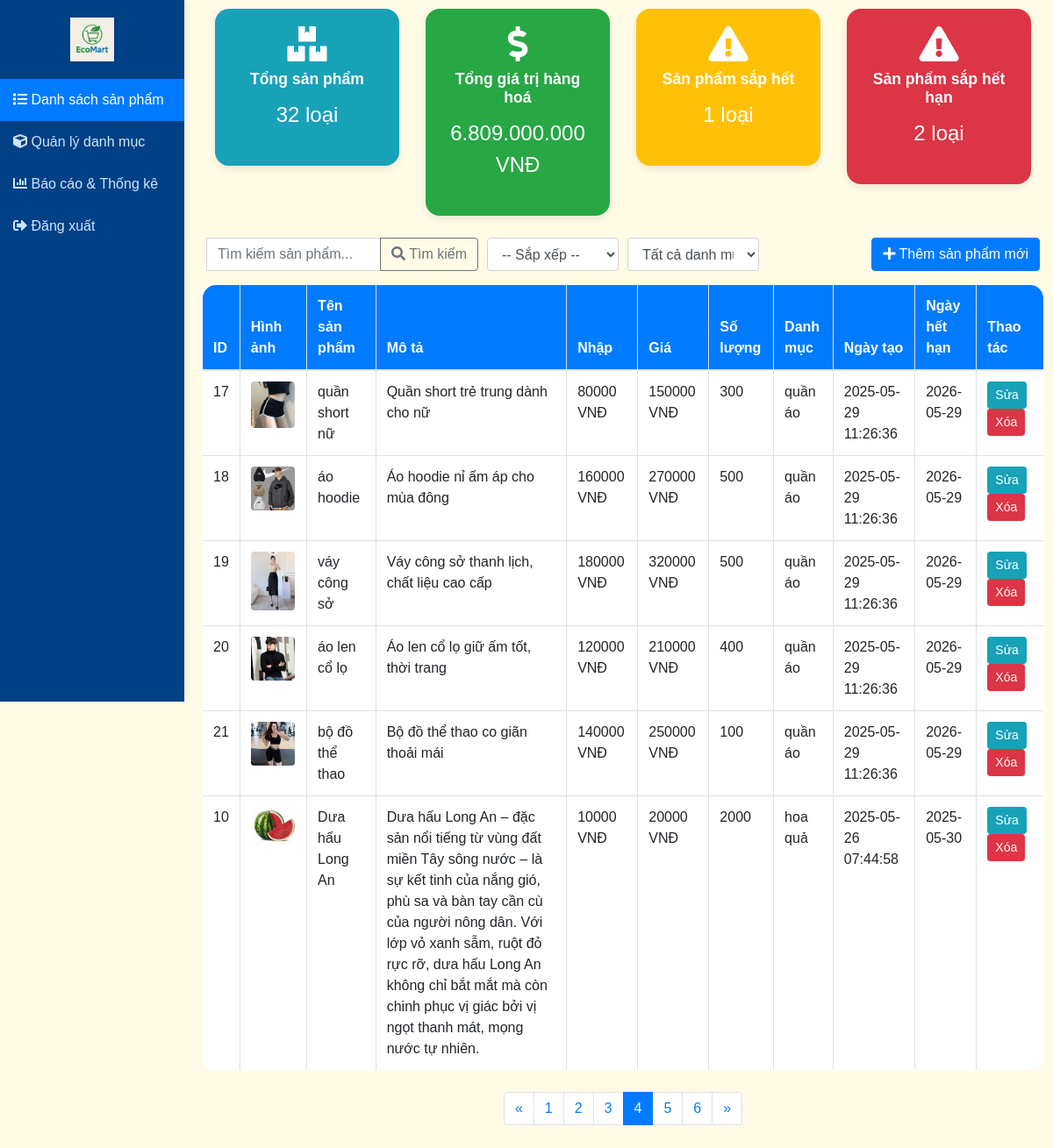
Page /index.php?page=4 (signed in) on the committed database.
### tables this page shows
CREATE TABLE `products` (
  `id` int(11) NOT NULL,
  `name` varchar(200) NOT NULL,
  `description` text DEFAULT NULL,
  `price` int(11) NOT NULL,
  `quantity` int(11) NOT NULL DEFAULT 0,
  `image` varchar(255) DEFAULT NULL,
  `category_id` int(11) DEFAULT NULL,
  `created_at` timestamp NOT NULL DEFAULT current_timestamp(),
  `updated_at` timestamp NOT NULL DEFAULT current_timestamp() ON UPDATE current_timestamp(),
  `expiration_date` date DEFAULT NULL,
  `unit` varchar(20) DEFAULT NULL,
  `purchase` int(11) DEFAULT NULL
);

CREATE TABLE `categories` (
  `id` int(11) NOT NULL,
  `name` varchar(100) NOT NULL,
  `description` text DEFAULT NULL,
  `created_at` timestamp NOT NULL DEFAULT current_timestamp(),
  `updated_at` timestamp NOT NULL DEFAULT current_timestamp() ON UPDATE current_timestamp()
);

### views/products/index.php (the view, shortened to what the rows shown need)
<!DOCTYPE html>
<html lang="en">
<head>
    <link rel="stylesheet" href="https://stackpath.bootstrapcdn.com/bootstrap/4.5.2/css/bootstrap.min.css">
    <link rel="stylesheet" href="https://cdnjs.cloudflare.com/ajax/libs/font-awesome/5.15.3/css/all.min.css">
</head>
<body>
    <div class="wrapper">
        <div class="main-content">
            <div class="container-fluid">
                <?php
                if($num>0){
                    echo "<table class='table table-bordered table-hover'>";
                        echo "<thead>";
                            echo "<tr>";
                                echo "<th>ID</th>";
                                echo "<th>Hình ảnh</th>";
                                echo "<th>Tên sản phẩm</th>";
                                echo "<th>Mô tả</th>";
                                echo "<th>Nhập</th>";
                                echo "<th>Giá</th>";
                                echo "<th>Số lượng</th>";
                                echo "<th>Danh mục</th>";
                                echo "<th>Ngày tạo</th>";
                                echo "<th>Ngày hết hạn</th>";
                                echo "<th>Thao tác</th>";
                            echo "</tr>";
                        echo "</thead>";
                        echo "<tbody>";
                        while ($row = $stmt->fetch(PDO::FETCH_ASSOC)){
                            extract($row);
                            echo "<tr>";
                                echo "<td>{$id}</td>";
                                echo "<td><img src='{$image}' alt='Hình ảnh sản phẩm' style='width: 50px; height: auto;'></td>";
                                echo "<td>{$name}</td>";
                                echo "<td>{$description}</td>";
                                echo "<td>{$purchase} VNĐ</td>";
                                echo "<td>{$price} VNĐ</td>";
                                echo "<td>{$quantity}</td>";
                                echo "<td>{$category_name}</td>";
                                echo "<td>{$created_at}</td>";
                                echo "<td>{$expiration_date}</td>";
                                echo "<td>";
                                    echo "<a href='index.php?action=edit&id={$id}' class='btn btn-info btn-sm mr-1'>Sửa</a>";
                                    echo "<a href='index.php?action=delete&id={$id}' class='btn btn-danger btn-sm' onclick=\"return confirm('Bạn có chắc chắn muốn xóa sản phẩm này không?');\">Xóa</a>";
                                echo "</td>";
                            echo "</tr>";
                        }
                        echo "</tbody>";
                    echo "</table>";
                } else {
                    echo "<div class='alert alert-info'>Không tìm thấy sản phẩm nào.</div>";
                }
                ?>
            </div>
        </div>
    </div>
</body>
</html>

### rows in the picture
products: id "17", image (picture), name "quần short nữ", description "Quần short trẻ trung dành cho nữ", purchase "80000", price "150000", quantity "300", category.name "quần áo", created_at "2025-05-29 11:26:36", expiration_date "2026-05-29"
products: id "18", image (picture), name "áo hoodie", description "Áo hoodie nỉ ấm áp cho mùa đông", purchase "160000", price "270000", quantity "500", category.name "quần áo", created_at "2025-05-29 11:26:36", expiration_date "2026-05-29"
products: id "19", image (picture), name "váy công sở", description "Váy công sở thanh lịch, chất liệu cao cấp", purchase "180000", price "320000", quantity "500", category.name "quần áo", created_at "2025-05-29 11:26:36", expiration_date "2026-05-29"
products: id "20", image (picture), name "áo len cổ lọ", description "Áo len cổ lọ giữ ấm tốt, thời trang", purchase "120000", price "210000", quantity "400", category.name "quần áo", created_at "2025-05-29 11:26:36", expiration_date "2026-05-29"
products: id "21", image (picture), name "bộ đồ thể thao", description "Bộ đồ thể thao co giãn thoải mái", purchase "140000", price "250000", quantity "100", category.name "quần áo", created_at "2025-05-29 11:26:36", expiration_date "2026-05-29"
products: id "10", image (picture), name "Dưa hấu Long An", description "Dưa hấu Long An – đặc sản nổi tiếng từ vùng đất miền Tây sông nước – là sự kết tinh của nắng gió, phù sa và bàn tay cần cù của người nông dân. Với lớp vỏ xanh sẫm, ruột đỏ rực rỡ, dưa hấu Long An không chỉ bắt mắt mà còn chinh phục vị giác bởi vị ngọt thanh mát, mọng nước tự nhiên.", purchase "10000", price "20000", quantity "2000", category.name "hoa quả", created_at "2025-05-26 07:44:58", expiration_date "2025-05-30"

### other values in the picture
$total_products "32"
$total_value "6.809.000.000"
$low_stock_count "1"
$expiring_products "2"
